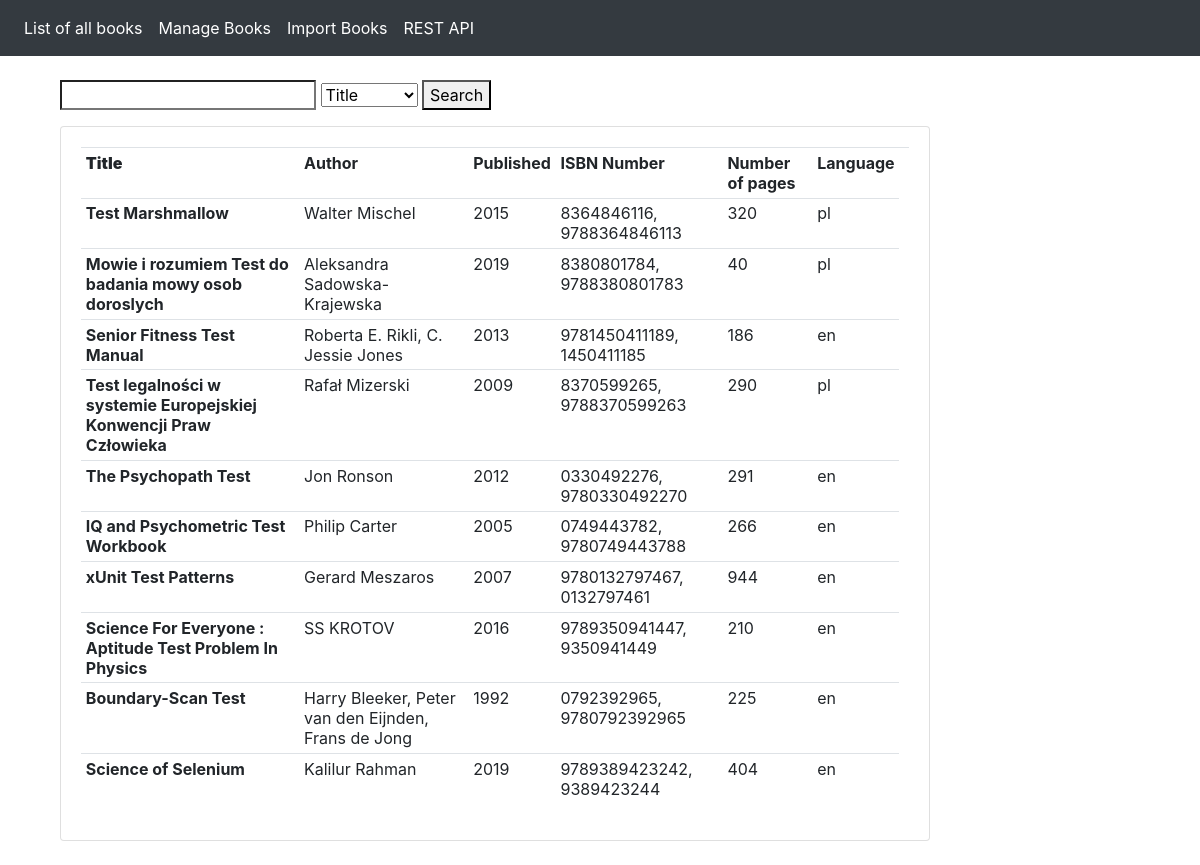
The page / on the database its author committed.
### books_management/models.py (models this page shows, shortened)
class Book(models.Model):
    title = models.CharField(max_length=200, null=True)
    author = models.CharField(max_length=200, null=True)
    published_date = models.IntegerField()
    isbn = models.CharField(max_length=200, null=True)
    pages = models.IntegerField()
    cover_picture = models.CharField(max_length=900, null=True)
    language = models.CharField(max_length=200, null=True)

### books_management/views.py (the view)
# urls.py: path("", home, name="home"),
def home(request):
    if "filterby" in request.GET:
        filter_category = request.GET["filterby"]
    if "search" in request.GET:
        if (
            request.GET["date_search"] is not None
            and request.GET["date_search"].isnumeric()
        ):
            books = Book.objects.filter(
                published_date__gte=request.GET["search"]
            ).filter(published_date__lte=request.GET["date_search"])
        else:
            dynamic_filter = {}
            dynamic_filter[filter_category] = request.GET["search"]
            books = Book.objects.filter(**dynamic_filter)
    else:
        books = Book.objects.all()
    context = {"books": books}
    return render(request, "book/home.html", context)

### books_management/templates/book/home.html (shortened to what this page needs)
{% extends 'book/main.html' %}
{% block content %}
<br>
<div class="container">
<div class="container row">
	<div class="col-lg-10">
		<form class="input" method="GET" action="">
			<input class="search-bar" type="search" id="main_bar" name="search">
			<select name="filterby" id="criteria" onchange="showDiv(this)">
				<option value="title__icontains">Title</option>
			</select>
			<button class="search-button" type="submit"> Search </button>
		</form>
		<div class="card card-body">
			<table class="table table-sm">
				<tr>
					<th><b>Title</b></th>
					<th>Author</th>
                    <th>Published</th>
					<th>ISBN Number</th>
					<th>Number of pages</th>
					<th>Language</th>
                    <th></th>
				</tr>
                {% for book in books %}
		        <tr>
					<td><b>{{book.title}}</b> </td>
                    <td>{{book.author}} </td>
					<td>{{book.published_date}} </td>
					<td>{{book.isbn}} </td>
					<td>{{book.pages}} </td>
					<td>{{book.language}} </td>
				</tr>
				{% endfor %}
			</table>
		</div>
	</div>
</div>
{% endblock %}

### rows shown on the page
Book: title "Test Marshmallow", author "Walter Mischel", published_date "2015", isbn "8364846116, 9788364846113", pages "320", language "pl"
Book: title "Mowie i rozumiem Test do badania mowy osob doroslych", author "Aleksandra Sadowska-Krajewska", published_date "2019", isbn "8380801784, 9788380801783", pages "40", language "pl"
Book: title "Senior Fitness Test Manual", author "Roberta E. Rikli, C. Jessie Jones", published_date "2013", isbn "9781450411189, 1450411185", pages "186", language "en"
Book: title "Test legalności w systemie Europejskiej Konwencji Praw Człowieka", author "Rafał Mizerski", published_date "2009", isbn "8370599265, 9788370599263", pages "290", language "pl"
Book: title "The Psychopath Test", author "Jon Ronson", published_date "2012", isbn "0330492276, 9780330492270", pages "291", language "en"
Book: title "IQ and Psychometric Test Workbook", author "Philip Carter", published_date "2005", isbn "0749443782, 9780749443788", pages "266", language "en"
Book: title "xUnit Test Patterns", author "Gerard Meszaros", published_date "2007", isbn "9780132797467, 0132797461", pages "944", language "en"
Book: title "Science For Everyone : Aptitude Test Problem In Physics", author "SS KROTOV", published_date "2016", isbn "9789350941447, 9350941449", pages "210", language "en"
Book: title "Boundary-Scan Test", author "Harry Bleeker, Peter van den Eijnden, Frans de Jong", published_date "1992", isbn "0792392965, 9780792392965", pages "225", language "en"
Book: title "Science of Selenium", author "Kalilur Rahman", published_date "2019", isbn "9789389423242, 9389423244", pages "404", language "en"
